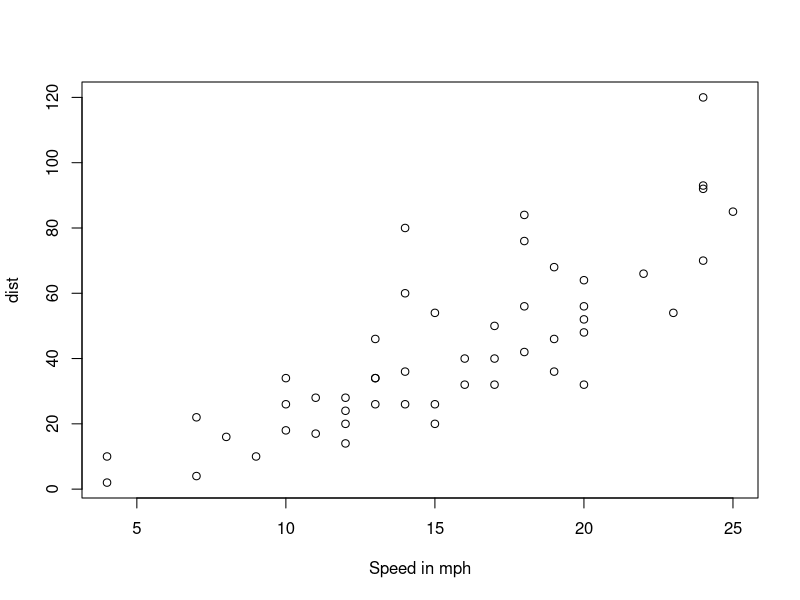
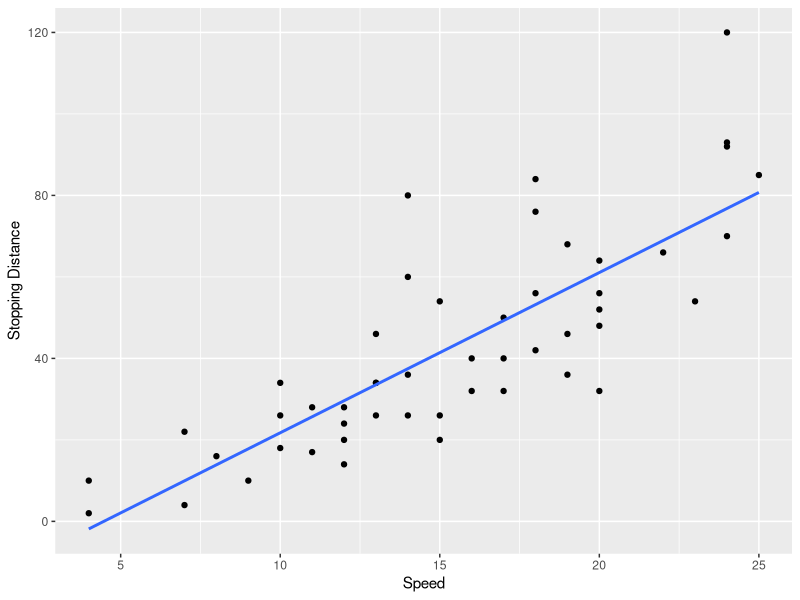

R code for these plots, in order:
## ---- chunk 1
library(tidyverse)
## ---- chunk 2
plot(cars, xlab = "Speed in mph")
## ---- chunk 3
ggplot(data = cars, mapping = aes(x = speed, y = dist)) +
  geom_point() + 
  geom_smooth(method = "lm", se = FALSE) +
  labs(x = "Speed", y = "Stopping Distance")
